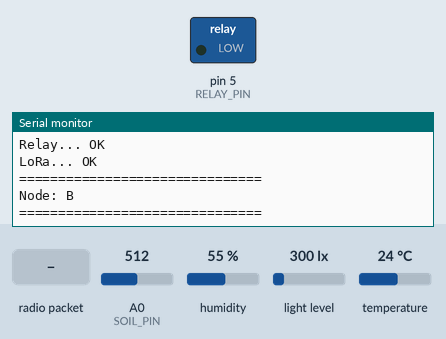
This program was run on a simulated Arduino Nano, built with avr-gcc and run on an emulated ATmega328P. Shown: switched loads named in the program (green lamp = pin HIGH), the last lines printed to the serial monitor. Inputs (shaded band) come from the test bench; at power-on: A0 (SOIL_PIN) = 512, humidity 55 %, light level 300 lx, temperature 24 °C. Random numbers use the default seed unless the program sets one; no radio packets arrive unless stated.

Above: at 2.3 s.
2.4 s: radio packet "ACK," arrives
At 3.1 s:
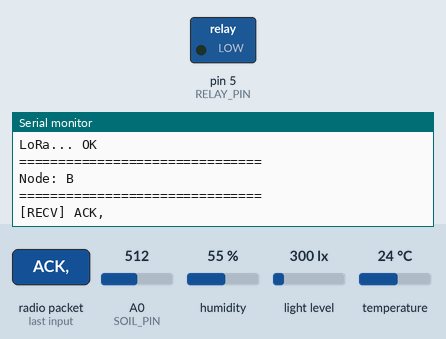
6.5 s: radio packet "CMD," arrives
At 7.0 s:
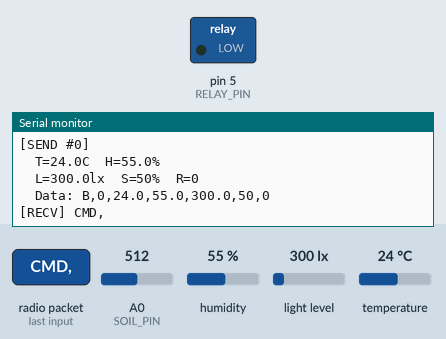
8.5 s: radio packet "relay" arrives
At 8.9 s:
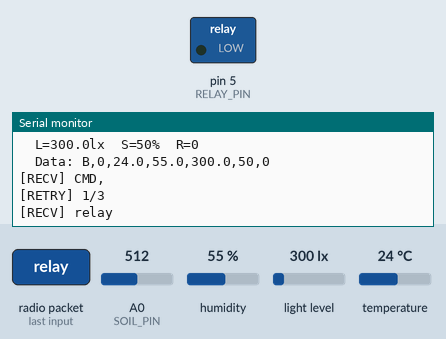
Timing chart, 0 to 11.5 s (numbered marks = the images above; inputs shaded):
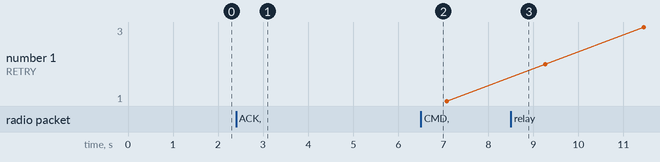

The program:

main.cpp
```cpp
#include <Arduino.h>
#include <DHT.h>
#include <Wire.h>
#include <BH1750.h>
#include <SPI.h>
#include <LoRa.h>

// ========== PIN CONFIG ==========
#define DHTPIN 6
#define DHTTYPE DHT11
#define SOIL_PIN A0
#define RELAY_PIN 5

// ========== LORA CONFIG ==========
#define LORA_NSS 10
#define LORA_RST 9
#define LORA_DIO0 2
#define LORA_FREQUENCY 433E6

// ========== NODE ID ==========
const char NODE_ID = 'B'; // Thay đổi: 'A', 'B', 'C' cho mỗi node

// ========== OBJECTS ==========
DHT dht(DHTPIN, DHTTYPE);
BH1750 lightMeter;

// ========== VARIABLES ==========
unsigned long lastSend = 0;
unsigned int packetCounter = 0;
bool waitingForAck = false;
unsigned long lastSendTime = 0;
String lastMessage = "";
int retryCount = 0;

// ========== SETTINGS ==========
const int SEND_INTERVAL = 5000;  // 5 giây
const int ACK_TIMEOUT = 2000;    // 2 giây
const int MAX_RETRY = 3;

void sendResponse(String status);
void sendSensorData();
void handleCommand(String device, String cmd);

void setup() {
  Serial.begin(9600);
  delay(1000);

  // Seed random
  randomSeed(analogRead(A1));

  Serial.println("===============================");
  Serial.println("  NANO SENDER - Simple Format");
  Serial.println("===============================");

  // Khởi tạo cảm biến
  Serial.print("DHT11...");
  dht.begin();
  Serial.println(" OK");

  Serial.print("BH1750...");
  Wire.begin();
  if (lightMeter.begin()) {
    Serial.println(" OK");
  } else {
    Serial.println(" LOI!");
  }

  pinMode(RELAY_PIN, OUTPUT);
  digitalWrite(RELAY_PIN, LOW);
  Serial.println("Relay... OK");

  // Khởi tạo LoRa
  Serial.print("LoRa...");
  LoRa.setPins(LORA_NSS, LORA_RST, LORA_DIO0);

  if (!LoRa.begin(LORA_FREQUENCY)) {
    Serial.println(" THAT BAI!");
    while (1) {
      delay(1000);
      Serial.println("Kiem tra ket noi LoRa!");
    }
  }

  LoRa.setSpreadingFactor(7);
  LoRa.setSignalBandwidth(125E3);
  LoRa.setCodingRate4(5);
  LoRa.setSyncWord(0x12);
  LoRa.setTxPower(17);

  Serial.println(" OK");
  Serial.println("===============================");
  Serial.println("Node: " + String(NODE_ID));
  Serial.println("===============================\n");
}

void loop() {
  // Nhận ACK hoặc lệnh điều khiển
  int packetSize = LoRa.parsePacket();
  if (packetSize) {
    String recv = "";
    while (LoRa.available()) {
      recv += (char)LoRa.read();
    }

    Serial.println("[RECV] " + recv);

    // Kiểm tra ACK: ACK,A,123
    if (recv.startsWith("ACK,")) {
      int idx1 = recv.indexOf(',');
      int idx2 = recv.indexOf(',', idx1 + 1);

      char nodeId = recv.charAt(idx1 + 1);
      int ackPacketId = recv.substring(idx2 + 1).toInt();

      if (nodeId == NODE_ID && ackPacketId == (packetCounter - 1)) {
        waitingForAck = false;
        Serial.println("[ACK] Thanh cong!");
      }
    }
    // Kiểm tra lệnh: CMD,A,relay,on
    else if (recv.startsWith("CMD,")) {
      int idx1 = recv.indexOf(',');
      int idx2 = recv.indexOf(',', idx1 + 1);
      int idx3 = recv.indexOf(',', idx2 + 1);

      char nodeId = recv.charAt(idx1 + 1);
      String device = recv.substring(idx2 + 1, idx3);
      String cmd = recv.substring(idx3 + 1);

      if (nodeId == NODE_ID) {
        handleCommand(device, cmd);
      }
    }
  }

  // Kiểm tra timeout và retry
  if (waitingForAck && (millis() - lastSendTime > ACK_TIMEOUT)) {
    if (retryCount < MAX_RETRY) {
      retryCount++;
      Serial.println("[RETRY] " + String(retryCount) + "/" + String(MAX_RETRY));

      // Random delay để tránh collision
      delay(random(50, 300));

      LoRa.beginPacket();
      LoRa.print(lastMessage);
      LoRa.endPacket(true);

      lastSendTime = millis();
    } else {
      Serial.println("[ERROR] Khong nhan ACK!");
      waitingForAck = false;
      retryCount = 0;
    }
  }

  // Gửi dữ liệu định kỳ
  if (!waitingForAck && (millis() - lastSend >= SEND_INTERVAL)) {
    sendSensorData();
  }
}

void sendSensorData() {
  // Đọc cảm biến
  float temp = dht.readTemperature();
  float hum = dht.readHumidity();
  float lux = lightMeter.readLightLevel();
  int soilRaw = analogRead(SOIL_PIN);
  int soil = map(soilRaw, 0, 1023, 0, 100);
  int relay = digitalRead(RELAY_PIN);

  // Xử lý giá trị NaN
  if (isnan(temp)) temp = 0;
  if (isnan(hum)) hum = 0;
  if (lux < 0) lux = 0;

  // Format: NodeID,PacketID,Temp,Hum,Lux,Soil,Relay
  // Ví dụ: A,123,25.5,60.2,450.0,65,1
  String message = String(NODE_ID) + "," +
                   String(packetCounter) + "," +
                   String(temp, 1) + "," +
                   String(hum, 1) + "," +
                   String(lux, 1) + "," +
                   String(soil) + "," +
                   String(relay);

  Serial.println("\n[SEND #" + String(packetCounter) + "]");
  Serial.println("  T=" + String(temp, 1) + "C  H=" + String(hum, 1) + "%");
  Serial.println("  L=" + String(lux, 1) + "lx  S=" + String(soil) + "%  R=" + String(relay));
  Serial.println("  Data: " + message);

  // Random delay nhỏ để tránh collision
  delay(random(10, 100));

  // Gửi
  LoRa.beginPacket();
  LoRa.print(message);
  LoRa.endPacket(true);

  lastMessage = message;
  lastSendTime = millis();
  lastSend = millis();
  waitingForAck = true;
  retryCount = 0;
  packetCounter++;
}

void handleCommand(String device, String cmd) {
  Serial.println("[CMD] " + device + " -> " + cmd);

  if (device == "relay" || device == "pump") {
    if (cmd == "on") {
      digitalWrite(RELAY_PIN, HIGH);
      Serial.println("  => Bat relay");
      sendResponse("OK");
    }
    else if (cmd == "off") {
      digitalWrite(RELAY_PIN, LOW);
      Serial.println("  => Tat relay");
      sendResponse("OK");
    }
    else {
      sendResponse("ERROR");
    }
  }
}

void sendResponse(String status) {
  // Format: RESP,NodeID,Status
  // Ví dụ: RESP,A,OK
  String response = "RESP," + String(NODE_ID) + "," + status;

  delay(random(10, 50));

  LoRa.beginPacket();
  LoRa.print(response);
  LoRa.endPacket(true);

  Serial.println("[RESP] " + response);
}
```

Measured:
- after the input at 2.4 s, the serial monitor: prints a new line at once (image 1)
- after the input at 6.5 s, the serial monitor: prints a new line at once (image 2)
- after the input at 8.5 s, the serial monitor: prints a new line at once (image 3)
